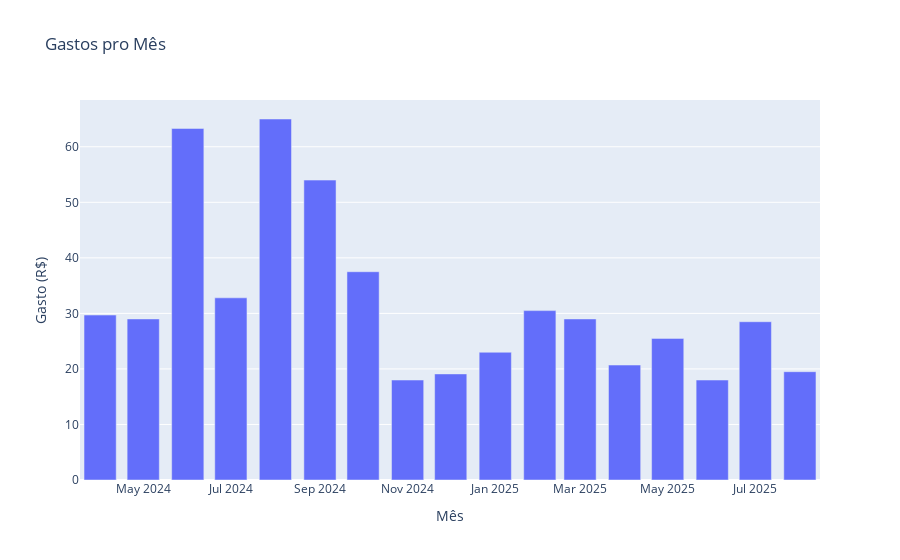

Here is the notebook cell this chart was saved with:
### Code cell
import pandas as pd
import plotly.express as px

df= pd.read_csv("Compra - Página1.csv")

df['Data da compra'] = pd.to_datetime(df['Data da compra'])

df['Mês'] = df['Data da compra'].dt.to_period('M')

gastos_por_mes = df.groupby('Mês')['Valor'].sum().reset_index()

gastos_por_mes['Mês'] = gastos_por_mes['Mês'].dt.to_timestamp()

fig = px.bar(gastos_por_mes, x='Mês', y='Valor', title='Gastos pro Mês', labels={'Mês': 'Mês', 'Valor': 'Gasto (R$)'})

fig.show()

### Figure 1 — Plotly figure (JSON) as saved in the notebook; plotly's stock layout.template omitted (floating-point values rounded to 4 significant figures)
{"data": [{"alignmentgroup": "True", "hovertemplate": "Mês=%{x}<br>Gasto (R$)=%{y}<extra></extra>", "legendgroup": "", "marker": {"color": "#636efa", "pattern": {"shape": ""}}, "name": "", "offsetgroup": "", "orientation": "v", "showlegend": false, "textposition": "auto", "type": "bar", "x": ["2024-04-01T00:00:00", "2024-05-01T00:00:00", "2024-06-01T00:00:00", "2024-07-01T00:00:00", "2024-08-01T00:00:00", "2024-09-01T00:00:00", "2024-10-01T00:00:00", "2024-11-01T00:00:00", "2024-12-01T00:00:00", "2025-01-01T00:00:00", "2025-02-01T00:00:00", "2025-03-01T00:00:00", "2025-04-01T00:00:00", "2025-05-01T00:00:00", "2025-06-01T00:00:00", "2025-07-01T00:00:00", "2025-08-01T00:00:00"], "xaxis": "x", "y": [29.7, 29, 63.3, 32.8, 65, 54, 37.5, 18, 19.1, 23, 30.5, 29, 20.7, 25.5, 18, 28.5, 19.5], "yaxis": "y"}], "layout": {"barmode": "relative", "legend": {"tracegroupgap": 0}, "title": {"text": "Gastos pro Mês"}, "xaxis": {"anchor": "y", "domain": [0, 1], "title": {"text": "Mês"}}, "yaxis": {"anchor": "x", "domain": [0, 1], "title": {"text": "Gasto (R$)"}}}}
